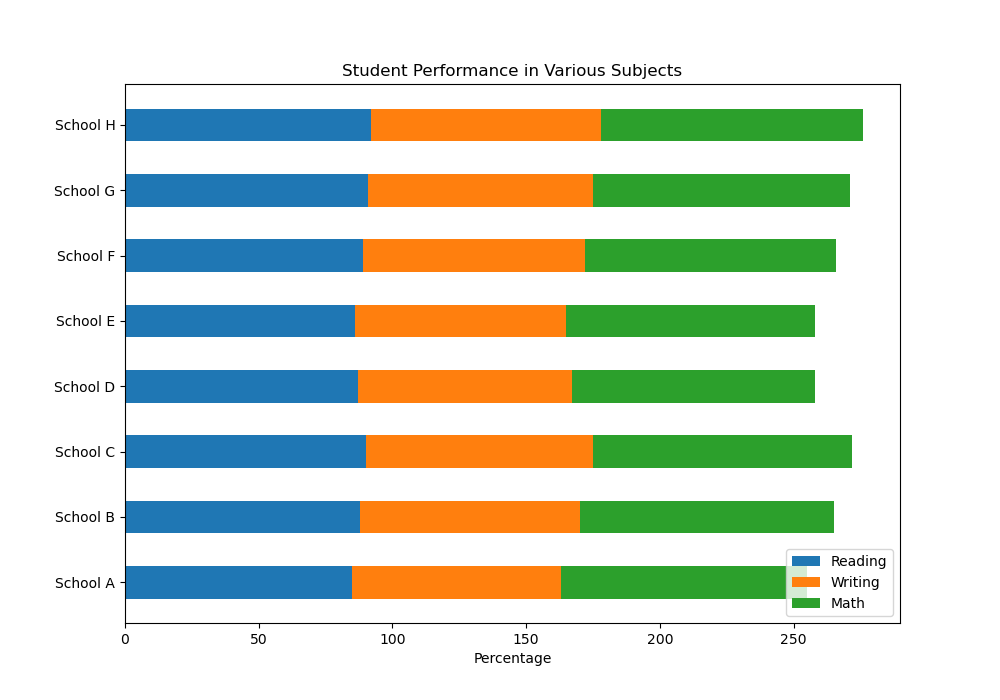

Source code (Python):

import matplotlib.pyplot as plt
import numpy as np

categories = ['School A', 'School B', 'School C', 'School D', 'School E', 'School F', 'School G', 'School H']
reading_scores = [85, 88, 90, 87, 86, 89, 91, 92]
writing_scores = [78, 82, 85, 80, 79, 83, 84, 86]
math_scores = [92, 95, 97, 91, 93, 94, 96, 98]

# Data
data = np.array([reading_scores, writing_scores, math_scores])
data_cum = data.cumsum(axis=0)

# Colors
colors = ["#1f77b4", "#ff7f0e", "#2ca02c"]

# Plotting
fig, ax = plt.subplots(figsize=(10, 7))
category_labels = categories
bar_width = 0.5

for i, (colname, color) in enumerate(zip(['Reading', 'Writing', 'Math'], colors)):
    heights = data[i]
    starts = data_cum[i] - heights
    ax.barh(category_labels, heights, left=starts, height=bar_width, label=colname, color=color)

ax.set_xlabel('Percentage')
ax.set_title('Student Performance in Various Subjects')
ax.legend(loc='lower right')
plt.show()
